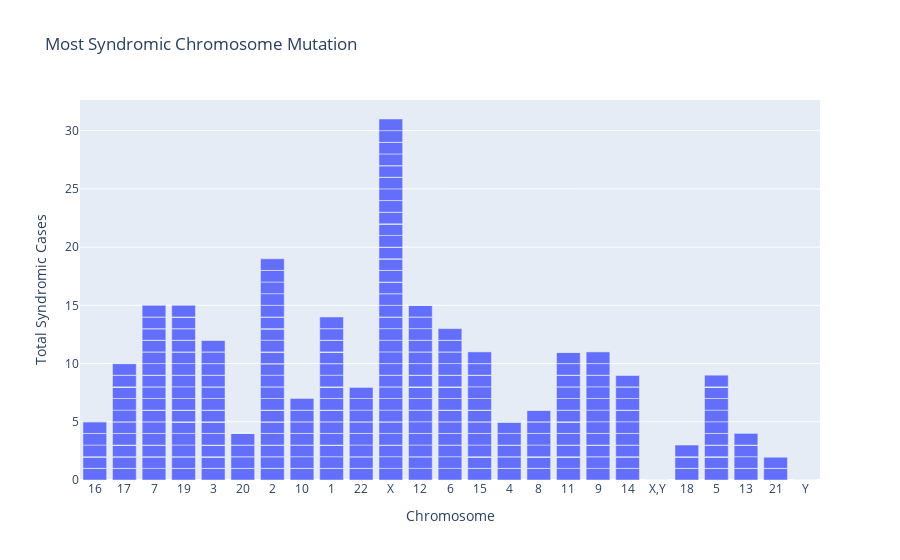

Here is the notebook cell this chart was saved with:
### Markdown cell above
## I was able to dig more into the inner workings of genetic modeling, and found a diagram to help interpret this graph a bit better: 
![Screen%20Shot%202022-04-12%20at%2010.23.55%20AM.png](attachment:Screen%20Shot%202022-04-12%20at%2010.23.55%20AM.png)

sources: https://psb.stanford.edu/previous/psb99/genetutorial.pdf

### Code cell
px.bar(genes, x=genes['chromosome'], y =genes['syndromic'], title = 'Most Syndromic Chromosome Mutation', labels = {'syndromic':'Total Syndromic Cases', 'chromosome': 'Chromosome'})

### Figure 1 — Plotly figure (JSON) as saved in the notebook; plotly's stock layout.template omitted (floating-point values rounded to 4 significant figures; data arrays with more than 128 entries replaced by an {"elided": "..."} marker saying what was removed)
{"data": [{"alignmentgroup": "True", "hovertemplate": "Chromosome=%{x}<br>Total Syndromic Cases=%{y}<extra></extra>", "legendgroup": "", "marker": {"color": "#636efa", "pattern": {"shape": ""}}, "name": "", "offsetgroup": "", "orientation": "v", "showlegend": false, "textposition": "auto", "type": "bar", "x": {"elided": "1031 str values"}, "xaxis": "x", "y": {"elided": "1031 int values"}, "yaxis": "y"}], "layout": {"barmode": "relative", "legend": {"tracegroupgap": 0}, "title": {"text": "Most Syndromic Chromosome Mutation"}, "xaxis": {"anchor": "y", "domain": [0, 1], "title": {"text": "Chromosome"}}, "yaxis": {"anchor": "x", "domain": [0, 1], "title": {"text": "Total Syndromic Cases"}}}}
